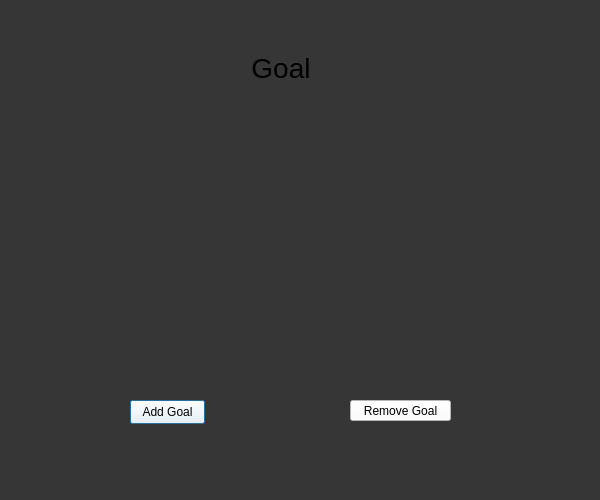
<?xml version="1.0" encoding="UTF-8"?>
<ui version="4.0">
 <class>Dialog</class>
 <widget class="QDialog" name="Dialog">
  <property name="geometry">
   <rect>
    <x>0</x>
    <y>0</y>
    <width>600</width>
    <height>500</height>
   </rect>
  </property>
  <property name="windowTitle">
   <string>Dialog</string>
  </property>
  <property name="styleSheet">
   <string notr="true">background-color: #363636</string>
  </property>
  <widget class="QWidget" name="horizontalLayoutWidget">
   <property name="geometry">
    <rect>
     <x>200</x>
     <y>50</y>
     <width>162</width>
     <height>35</height>
    </rect>
   </property>
   <layout class="QHBoxLayout" name="horizontalLayout">
    <item>
     <widget class="QLabel" name="label">
      <property name="styleSheet">
       <string notr="true">font: 28px</string>
      </property>
      <property name="text">
       <string>Goal</string>
      </property>
      <property name="alignment">
       <set>Qt::AlignCenter</set>
      </property>
     </widget>
    </item>
   </layout>
  </widget>
  <widget class="QPushButton" name="addButton">
   <property name="geometry">
    <rect>
     <x>130</x>
     <y>400</y>
     <width>75</width>
     <height>24</height>
    </rect>
   </property>
   <property name="styleSheet">
    <string notr="true">background-color: white;
color: black;</string>
   </property>
   <property name="text">
    <string>Add Goal</string>
   </property>
  </widget>
  <widget class="QWidget" name="horizontalLayoutWidget_2">
   <property name="geometry">
    <rect>
     <x>30</x>
     <y>110</y>
     <width>511</width>
     <height>271</height>
    </rect>
   </property>
   <layout class="QHBoxLayout" name="horizontalLayout_2"/>
  </widget>
  <widget class="QPushButton" name="removeButton">
   <property name="geometry">
    <rect>
     <x>350</x>
     <y>400</y>
     <width>101</width>
     <height>21</height>
    </rect>
   </property>
   <property name="styleSheet">
    <string notr="true">background-color: white;
color: black;</string>
   </property>
   <property name="text">
    <string>Remove Goal</string>
   </property>
  </widget>
 </widget>
 <resources/>
 <connections/>
</ui>
